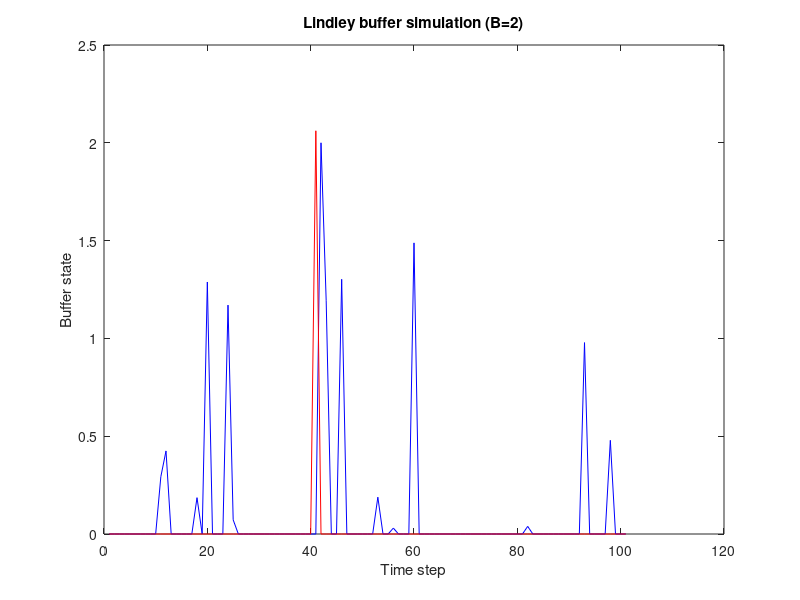

Write MATLAB code to recreate this figure.
% Parametre
c = 2; % kapacita
velkost_buffra = 2; 
T = 100; % čas
priemerPrichodov = 1;

a = exprnd(priemerPrichodov, [1, T]); % prichadzajuce pakety
pr = mean(a);
% Initialize the buffer
q = zeros(1, T+1);
q(1) = 0;
vyhodene = zeros(1,T+1);

% Simulacia buffra
for t = 1:T
    % buffer
    q(t+1) = min(max(q(t) + a(t) - c, 0), velkost_buffra);

    % zahodene pakety
    je_viac = max(q(t) + a(t) - c, 0);
    if je_viac > velkost_buffra
        vyhodene(t) = max(q(t) + a(t) - c, 0);
    end
end


plot(q,'b');
hold on
plot(vyhodene,'r');
hold off
xlabel('Time step');
ylabel('Buffer state');
title(sprintf('Lindley buffer simulation (B=%d)', velkost_buffra));



